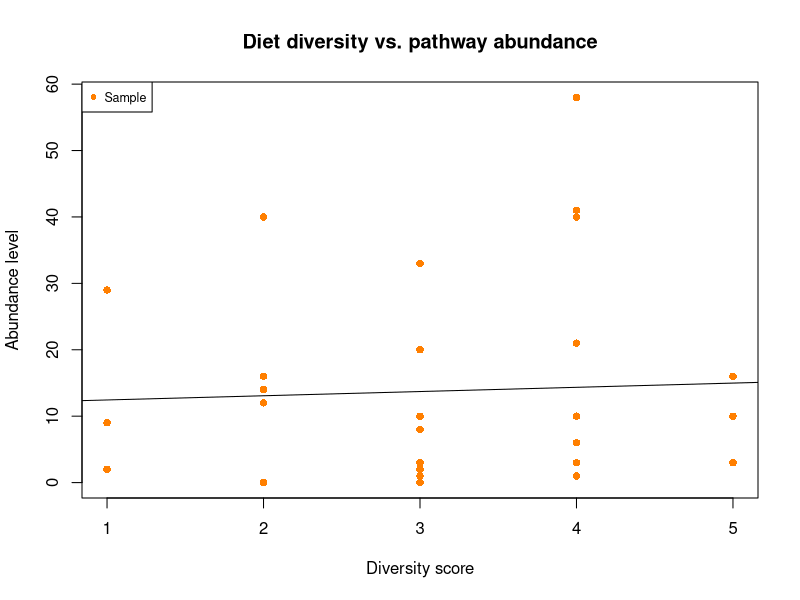

The R script that drew this image:
#    Final project - Group 16
#    MICE 5035 Personal Microbiome Analysis
#    12 December 2023
#
#    Run with:
#        Rscript create_scatterplot.r

# Get metadata
map <- read.delim("./map.txt", as.is=FALSE, row=1)

# Get path abundance data
pathway_abundance <- read.delim("./path_abundance.txt")

# Get food categories used to calculate diversity score
categories <- c("num_types_fruit_Cat", "num_types_veg_Cat", "seafood_per_week_Cat", "serv_whole_grains_fruits_veg_Cat", "serve_dairy_Cat", "serve_fermented_Cat")

# Get columns of identified pathways only
remove_columns <- c("sample_id", "UNMAPPED", "UNINTEGRATED", "UNINTEGRATED.unclassified", "sample_id.1")
selected_pathways <- pathway_abundance[, !(colnames(pathway_abundance) %in% remove_columns)]

# Initialize dictionary of pathway counts
sig_pathways <- rep(0, length(selected_pathways))
sig_pathways <- setNames(sig_pathways, colnames(selected_pathways))

# For each category, check if pathway is significant
# If yes, increment its count
wilcox_df <- data.frame(pathway=character(),p_value=integer(),is_significant=logical())
for (cat in categories) {
  map[[cat]] <- factor(map[[cat]],levels=c("High","Low"))
  table(map[[cat]])
  ix <- map[[cat]] == "High"
  high_samples <- map$sample_id[ix]
  for (col in colnames(selected_pathways)) {
    pathway <- selected_pathways[[col]]
    results <- wilcox.test(selected_pathways[high_samples, col], ties.method="average", exact=FALSE)
    # Checks if the column is all zeros, meaning the pathway doesn't appear in any sample
    # Also checks if p-value is significant
    # Also checks that p-value is not NA
    if (sum(pathway) > 0 && results$p.value < 0.05 && !is.na(results$p.value)) {
      sig_pathways[pathway] <- sig_pathways[pathway] + 1
      wilcox_df <- rbind(wilcox_df,c(col,results$p.value,TRUE))
    }
    else {
      wilcox_df <- rbind(wilcox_df,c(col,results$p.value,FALSE))
    }
  }
}
# Convert dictionary to data frame
# Remove 0 and NA values
sig_pathways_df = data.frame(pathway=names(sig_pathways),count=sig_pathways)
sig_pathways_df <- sig_pathways_df[sig_pathways_df$count > 0 & !is.na(sig_pathways_df$count),]

# Initialize dictionary of pathway counts per sample
pathway_counts_per_sample <- rep(0, length(map$sample_id))
pathway_counts_per_sample <- setNames(pathway_counts_per_sample, map$sample_id)
for (pathway in sig_pathways_df$pathway) {
  for (id in map$sample_id) {
    if (selected_pathways[id, pathway] > 0) {
      pathway_counts_per_sample[id] <- pathway_counts_per_sample[id] + 1
    }
  }
}
# Convert dictionary to data frame
# Remove NA values
sample_pathways_df <- data.frame(sample_id=names(pathway_counts_per_sample),count=pathway_counts_per_sample)
sample_pathways_df <- sample_pathways_df[!is.na(sample_pathways_df$count),]

# Create a scatter plot of diet diversity vs. pathway abundance
plot(map$diversity_score,sample_pathways_df$count,main="Diet diversity vs. pathway abundance",xlab="Diversity score",ylab="Abundance level",col="darkorange1",pch=16)
legend("topleft",legend="Sample",c="darkorange1",pch=16,cex=0.75)
abline(lm(sample_pathways_df$count ~ map$diversity_score))

# Save data frames to csv files
colnames(wilcox_df) <- c("pathway","p_value","is_significant")
write.csv(wilcox_df,"./wilcox_df.csv",row.names=FALSE,quote=FALSE)
write.csv(sig_pathways_df,"./sig_pathways_df.csv",row.names=FALSE,quote=FALSE)
write.csv(sample_pathways_df,"./sample_pathways_df.csv",row.names=FALSE,quote=FALSE)

# Save pathways with a significant p-value (< 0.005) to csv file
significant <- subset(wilcox_df,is_significant==TRUE,select=-is_significant)
write.csv(significant,"./wilcox_significant_df.csv",row.names=FALSE,quote=FALSE)
